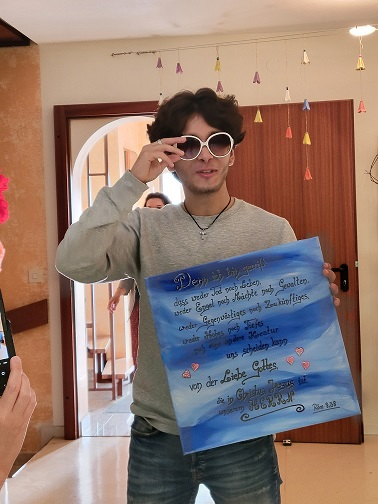
#> input picture images/axx.jpg, 378 x 504 px
$ python 3_edge_detection.py
#> lines starting #> are read from the running program, lines starting #| are printed output that depends on the picture
import cv2

img = cv2.imread("images/axx.jpg")
#> img is the input picture: shape (504, 378, 3); mean B, G, R 111.7, 120.8, 144

gray = cv2.cvtColor(img, cv2.COLOR_BGR2GRAY)
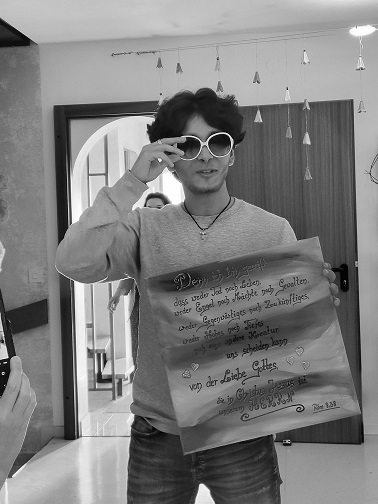
#> gray: shape (504, 378); min 0, max 255, mean 126.7

edges = cv2.Canny(gray, 100, 200)
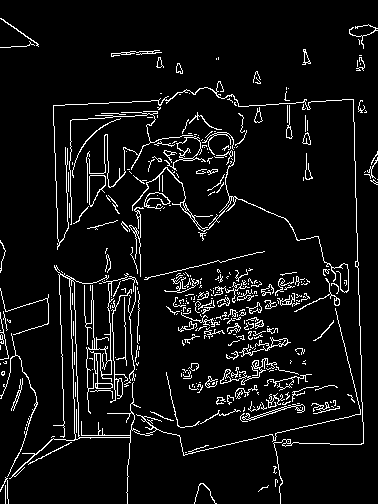
#> edges: shape (504, 378); 6.6% white in thin lines or dots

cv2.imshow("Original Image", img)
cv2.imshow("Gray Image", gray)
cv2.imshow("Edge Detection", edges)

cv2.imwrite("images/axx_gray.jpg", edges)

cv2.waitKey(0)
cv2.destroyAllWindows()
